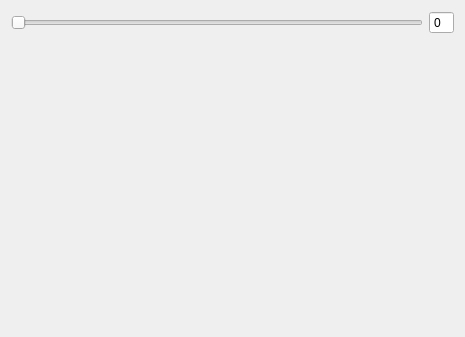
<?xml version="1.0" encoding="UTF-8"?>
<ui version="4.0">
 <class>TimeControlWidget</class>
 <widget class="QWidget" name="TimeControlWidget">
  <property name="geometry">
   <rect>
    <x>0</x>
    <y>0</y>
    <width>465</width>
    <height>337</height>
   </rect>
  </property>
  <property name="windowTitle">
   <string>TimeControlWidget</string>
  </property>
  <layout class="QVBoxLayout" name="verticalLayout">
   <item>
    <layout class="QHBoxLayout" name="horizontalLayout">
     <item>
      <widget class="QSlider" name="timeIndexSlider">
       <property name="orientation">
        <enum>Qt::Horizontal</enum>
       </property>
      </widget>
     </item>
     <item>
      <widget class="QSpinBox" name="timeIndexSpin">
       <property name="buttonSymbols">
        <enum>QAbstractSpinBox::NoButtons</enum>
       </property>
      </widget>
     </item>
    </layout>
   </item>
   <item>
    <layout class="QHBoxLayout" name="horizontalLayout_2">
     <item>
      <spacer name="horizontalSpacer">
       <property name="orientation">
        <enum>Qt::Horizontal</enum>
       </property>
       <property name="sizeHint" stdset="0">
        <size>
         <width>40</width>
         <height>20</height>
        </size>
       </property>
      </spacer>
     </item>
     <item>
      <widget class="pqVCRToolbar" name="vcrWidget" native="true">
       <property name="minimumSize">
        <size>
         <width>280</width>
         <height>0</height>
        </size>
       </property>
      </widget>
     </item>
     <item>
      <spacer name="horizontalSpacer_2">
       <property name="orientation">
        <enum>Qt::Horizontal</enum>
       </property>
       <property name="sizeHint" stdset="0">
        <size>
         <width>40</width>
         <height>20</height>
        </size>
       </property>
      </spacer>
     </item>
    </layout>
   </item>
  </layout>
 </widget>
 <customwidgets>
  <customwidget>
   <class>pqVCRToolbar</class>
   <extends>QWidget</extends>
   <header>pqVCRToolbar.h</header>
   <container>1</container>
  </customwidget>
 </customwidgets>
 <resources/>
 <connections>
  <connection>
   <sender>timeIndexSlider</sender>
   <signal>valueChanged(int)</signal>
   <receiver>timeIndexSpin</receiver>
   <slot>setValue(int)</slot>
   <hints>
    <hint type="sourcelabel">
     <x>74</x>
     <y>64</y>
    </hint>
    <hint type="destinationlabel">
     <x>266</x>
     <y>55</y>
    </hint>
   </hints>
  </connection>
 </connections>
</ui>
